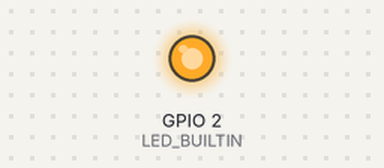
The sketch below on a simulated ESP8266 (NodeMCU). Shown: output pins drawn as LEDs (lit = HIGH, except the on-board LED, lit = LOW). WiFi joins after 1.5 s; servers stay silent unless stated; the Firebase database answers and starts empty; what the sketch prints to the serial monitor is not drawn.

Above: at 0.1 s.
At 1.9 s:
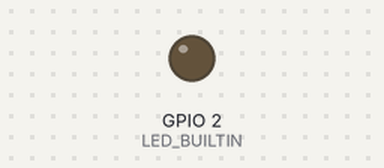
Timing chart, 0 to 3.4 s (numbered marks = the images above):
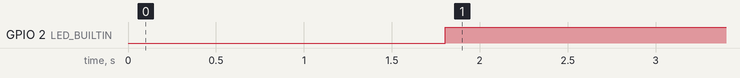

The sketch:

FirebaseDemo_ESP8266_test.ino
```cpp
#include <ESP8266WiFi.h>
#include <FirebaseArduino.h>

// Set these to run example.
#define FIREBASE_HOST "db_url"
#define FIREBASE_AUTH "db_secret"
#define WIFI_SSID "SSID"
#define WIFI_PASSWORD "PWD"

void setup() {
  Serial.begin(115200);
  pinMode(LED_BUILTIN,OUTPUT);

  // connect to wifi.
  WiFi.begin(WIFI_SSID, WIFI_PASSWORD);
  Serial.print("connecting");
  while (WiFi.status() != WL_CONNECTED) {
    Serial.print(".");
    delay(500);
  }
  Serial.println();
  Serial.print("connected: ");
  Serial.println(WiFi.localIP());

  Firebase.begin(FIREBASE_HOST, FIREBASE_AUTH);
}

int n = 0;

void loop() {
  if(Firebase.getInt("led") == 1){
    digitalWrite(LED_BUILTIN,LOW);
    delay(4000);
  }
  else if(Firebase.getInt("led") == 0){
    digitalWrite(LED_BUILTIN,HIGH);
    delay(4000);
  }
}
```

Measured:
- by itself, GPIO 2 (LED_BUILTIN): LOW → HIGH at 1.8 s
